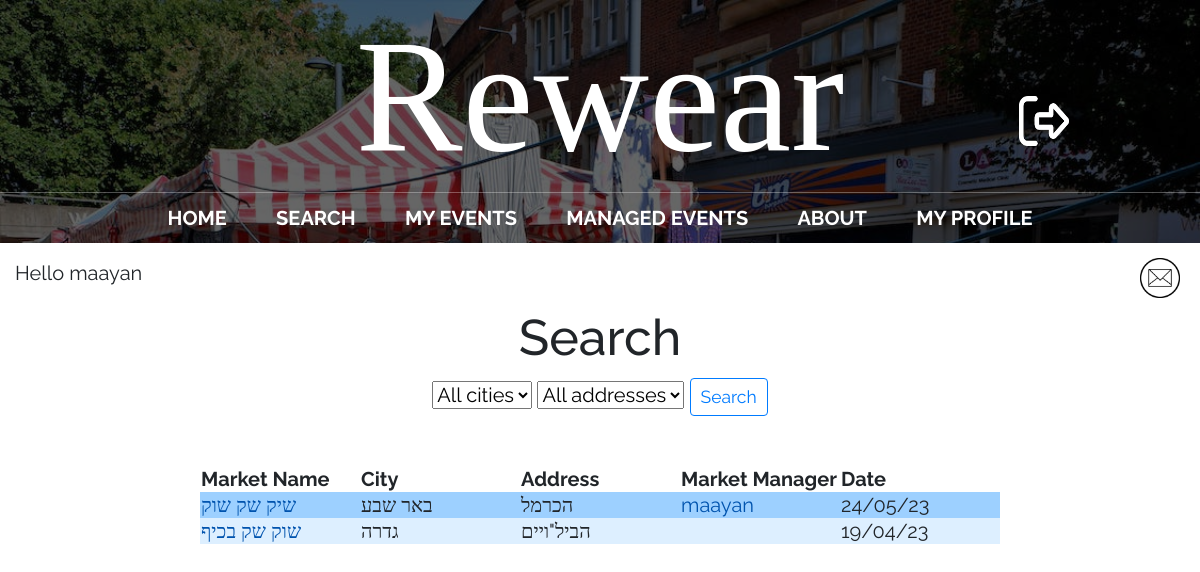
Page /search_page/ (signed in) on the committed database.
### main/models.py (models this page shows, shortened)
class market(models.Model):
    id = models.AutoField(primary_key=True)
    name = models.CharField(max_length=200, blank=True)
    city = models.CharField(max_length=200, blank=True)
    address = models.CharField(max_length=200, blank=True)
    facebook = models.CharField(max_length=200, default='', blank=True)
    description = models.CharField(max_length=200, default='', blank=True)
    google_location = models.CharField(max_length=1000, default='', blank=True)
    market_manager = models.CharField(max_length=200, default='', blank=True)
    date = models.CharField(max_length=200, default='', blank=True)
    status = models.CharField(max_length=200, default='', blank=True)
    rating = models.CharField(max_length=200, default='', blank=True)
    shirt = models.IntegerField(default=0, blank=True)
    pants = models.IntegerField(default=0, blank=True)
    shoes = models.IntegerField(default=0, blank=True)
    hat = models.IntegerField(default=0, blank=True)
    gloves = models.IntegerField(default=0, blank=True)
    scarf = models.IntegerField(default=0, blank=True)
    jacket = models.IntegerField(default=0, blank=True)
    other = models.IntegerField(default=0, blank=True)
    class Meta:
        app_label = 'main'

### main/views.py (the view)
# urls.py: path("search_page/", views.search_page, name="search"),
def search_page(response):
    markets = market.objects.all()
    new_mail = new_messages(response.user.username)
    return render(response, "main/search.html", {'markets': markets, 'search': markets, 'new_mail': new_mail})

### main/views.py (called while the page is built)
def new_messages(username):
    try:
        messages = Message.objects.filter(recipient=User.objects.filter(username=username)[0])
        for m in messages:
            if not m.is_read:
                return True
        return False
    except:
        return False

### main/templates/main/search.html (shortened to what this page needs)
{% extends 'main/base.html' %}
{% load crispy_forms_tags %}
{% block content %}
<center><h1>Search</h1>
<form method="post" action='/search/'>
	<select name="city" id="city-select" onchange="updateAddressOptions()">
		<option value="All">All cities</option>
	</select>
	<select name="address" id="address-select" onchange="updateCityOptions()">
		<option value="All">All addresses</option>
	</select>
	<input type="submit" value="Search" class="btn btn-outline-primary btn-sm">
</form>
<br />
		<table>
			<tr>
				<th>
					Market Name
				</th>
				<th>
					City
				</th>
				<th>
					Address
				</th>
				<th>
					Market Manager
				</th>
				<th>
					Date
				</th>
			{% for market in search %}
			<tr class="{% cycle 'blue-row' 'light-blue-row' %}">
				<td>
					<a href="/market_page/{{market.id}}/">{{market.name}}</a>
				</td>
				<td>
					{{market.city}}
				</td>
				<td>
					{{market.address}}
				</td>
				<td>
					<a href="/profile/{{market.market_manager}}/">{{market.market_manager}}</a>
				</td>
				<td>
					{{market.date}}
				</td>
			</tr>
			{% endfor %}
		</table>
</center>
{% endblock %}

### main/templates/main/base.html (shortened to what this page needs)
{% load static %}
<!doctype html>
<html>
	<head>
		<link rel="stylesheet" href="https://stackpath.bootstrapcdn.com/bootstrap/4.3.1/css/bootstrap.min.css">
		<link rel="stylesheet" href="{% static 'css/styles.css' %}">
	</head>
	<body>
	<div id = "content", name = "content">
		<div class="row justify-content-center">
			<div class="col-12">
					<header class="main-header">
						<h1 class="header-name header-name-large" style="text-align: center; position: relative;">Rewear
							{% if user.is_authenticated %}
							<span class="header-photo-wrapper">
								<a href="/logout"><img src="{% static 'media/logout.png' %}" alt="logout" class="header-photo" width="50" height="50"></a>
							</span>
							{% endif %}
						</h1>
						<nav class="nav main-nav">
							<ul>
								<li><a href="/">Home</a></li>
								{% if user.is_authenticated %}
									<li><a href="/search_page/">Search</a></li>
									<li><a href="/my_events/{{request.user.id}}">My Events</a></li>
								{% endif %}
								{% if user.groups.all.0.name == 'eventManager' or user.groups.all.1.name == 'eventManager' %}
									<li><a href="/managed_events/{{request.user.id}}">Managed Events</a></li>
								{% endif %}
								<li><a href="/about/">About</a></li>
								{% if user.is_authenticated and user.is_superuser %}
									<li><a href="/submissions/">Submissions
									<!--<div style="display: inline-block;">
										<div style="border-radius: 50%; width: 10px; height: 10px; padding: 2px; border: solid; border-color: red;"></div>
									</div>-->
									</a></li>
									<li><a href="/admin/">Administration</a></li>
								{% elif user.is_authenticated and user.is_active%}
								<li><a href="/profile/">My Profile</a></li>
								{% endif %}
							</ul>
						</nav>
					</header>
			{% if user.is_authenticated %}
			<p style="text-align:left;margin:15px;">
				<td><left>Hello {{request.user.username}}</left></td>
				<span style="float:right;">
					{% if new_mail %}
						<a href="/inbox" style="text-decoration:none">
							<img src='{% static "media/new_mail.png" %}' alt="inbox" height=40px width=40px>&nbsp;
						</a>
					{% else %}
						<a href="/inbox" style="text-decoration:none">
							<img src='{% static "media/mail_icon.png" %}' alt="inbox" height=40px width=40px>&nbsp;
						</a>
					{% endif %}
				</span>
			</p>
			{% endif %}
				{% block content %}
				{% endblock %}
			</div>
		</div>
	</div>
	</body>
</html>

### static/css/styles.css (style rules this page uses)
* { box-sizing: border-box; font-family: Raleway; }
html, body { margin: 0; padding: 0; }
.nav ul { margin: 0; padding: 0; }
.nav li { display: inline; }
.nav a { display: inline-block; padding: .5em; color: white; text-decoration: none; }
.main-nav { text-align: center; font-size: 1.1em; font-weight: lighter; display: inline; }
.main-nav li { padding: 0 1%; }
.main-header { background-color: rgba(0, 0, 0, .6); background-image: url("../media/Header Background.jpeg"); background-blend-mode: multiply; background-size: cover; }
.header-name { text-align: center; margin: 0; font-size: 4em; font-family: "Arvo"; font-weight: normal; color: white; border-bottom: 1px solid rgba(255, 255, 255, .3) }
.header-name-large { font-size: 8em; }

### main/templates/main/base.html (style rules this page uses)
* { font-size: 20px; }
nav li a { text-transform: uppercase; font-weight: bold; }
.header-photo-wrapper { position: absolute; top: 50%; transform: translateX(+350%); transition: transform 0.2s ease; }
.header-name { text-align: center; position: relative; max-width: 100%; width: 100%; white-space: nowrap; overflow: hidden; text-overflow: ellipsis; }

### rows in the picture
market: name "שיק שק שוק", city "באר שבע", address "הכרמל", market_manager "maayan", date "24/05/23"
market: name "שוק שק בכיף", city "גדרה", address "הביל\"ויים", date "19/04/23"

### other values in the picture
{{ request.user.username }} "maayan"
